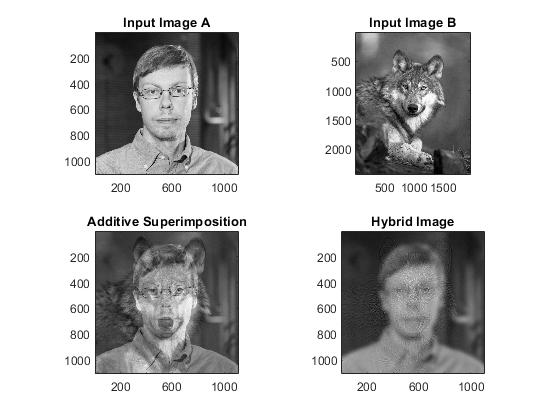
%> input picture Assignments/Assignment_3/Part2_fotos.jpg, 560 x 420 px
$ octave --eval "result = pyr_expand(imread('Part2_fotos.jpg'));"   (GNU Octave 9; MATLAB toolbox functions it lacks are replaced by stand-ins)
%> lines starting %> are read from the running program, lines starting %| are printed output that depends on the picture
function [ imgout ] = pyr_expand( img )
kernel_width = 5;
kernel1d = [.25-.375/2 .25 .375 .25 .25-.375/2];
kernel = kron(kernel1d,kernel1d')*4;
kernel00 = kernel(1:2:kernel_width,1:2:kernel_width);
kernel01 = kernel(1:2:kernel_width,2:2:kernel_width);
kernel10 = kernel(2:2:kernel_width,1:2:kernel_width);
kernel11 = kernel(2:2:kernel_width,2:2:kernel_width);
img = im2double(img);
dimensione = size(img(:,:,1));
%> dimensione = [420 560]
dim = dimensione*2-1;
%> dim = [839 1119]
imgout = zeros(dim(1),dim(2),size(img,3));
%> imgout: size 839x1119x3 double; every value is 0
for p = 1:size(img,3)
	img1 = img(:,:,p);
	img1ph = padarray(img1,[0 1],'replicate','both');
	img1pv = padarray(img1,[1 0],'replicate','both');
	img00 = imfilter(img1,kernel00,'replicate','same');
	img01 = conv2(img1pv,kernel01,'valid');
	img10 = conv2(img1ph,kernel10,'valid');
	img11 = conv2(img1,kernel11,'valid');
	imgout(1:2:dim(1),1:2:dim(2),p) = img00;
	imgout(2:2:dim(1),1:2:dim(2),p) = img10;
	imgout(1:2:dim(1),2:2:dim(2),p) = img01;
	imgout(2:2:dim(1),2:2:dim(2),p) = img11;
end
%> this loop made 3 passes
%> pass 1, in pyr_expand, `img1ph = padarray(img1,[0 1],'replicate','both');`:
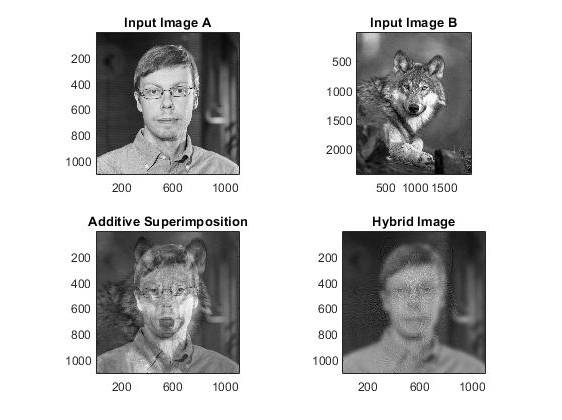
%> img1ph: size 420x562 double; min 0, max 1, mean 0.781
%> pass 1, in pyr_expand, `img1pv = padarray(img1,[1 0],'replicate','both');`:
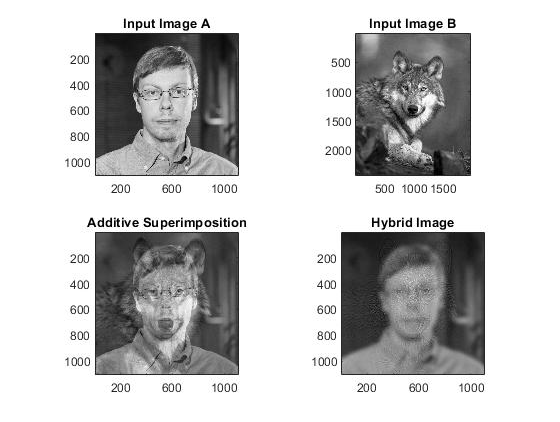
%> img1pv: size 422x560 double; min 0, max 1, mean 0.781
%> after the loop:
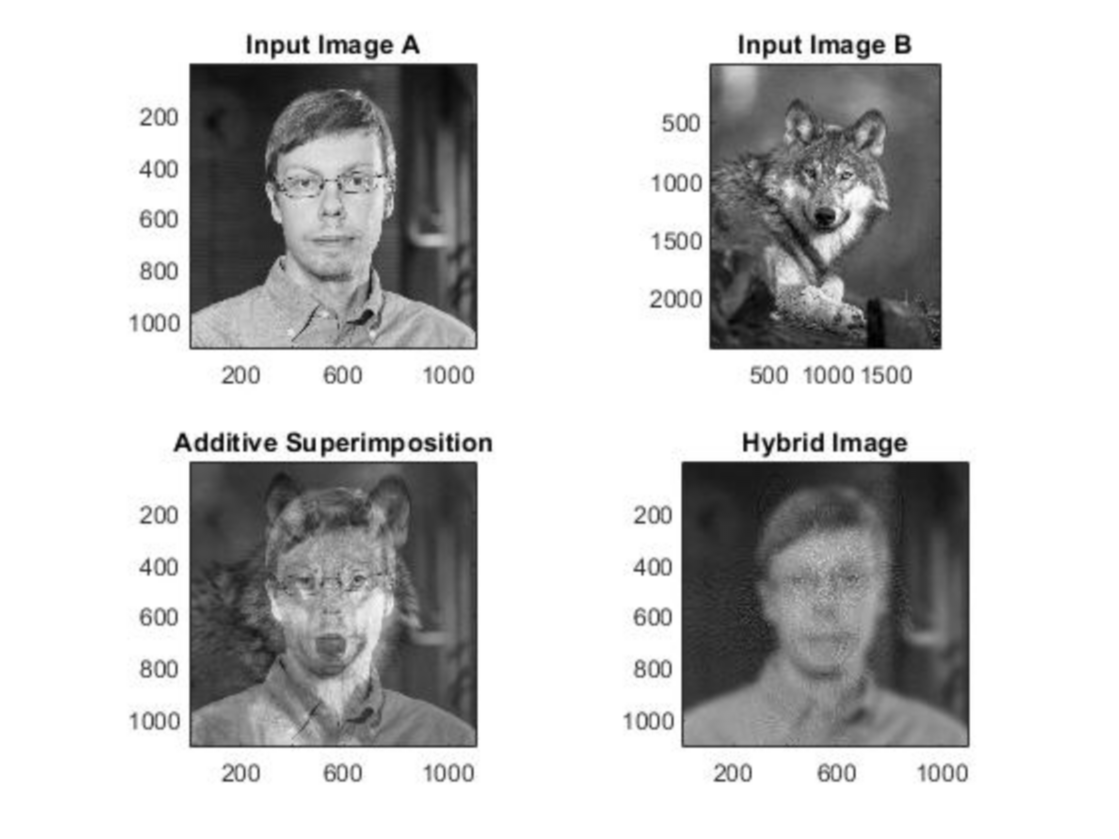
%> imgout: size 839x1119x3 double; min 0.00294, max 1, mean 0.779
end

$ run again, on Assignments/Assignment_3/Part1_ass.jpg
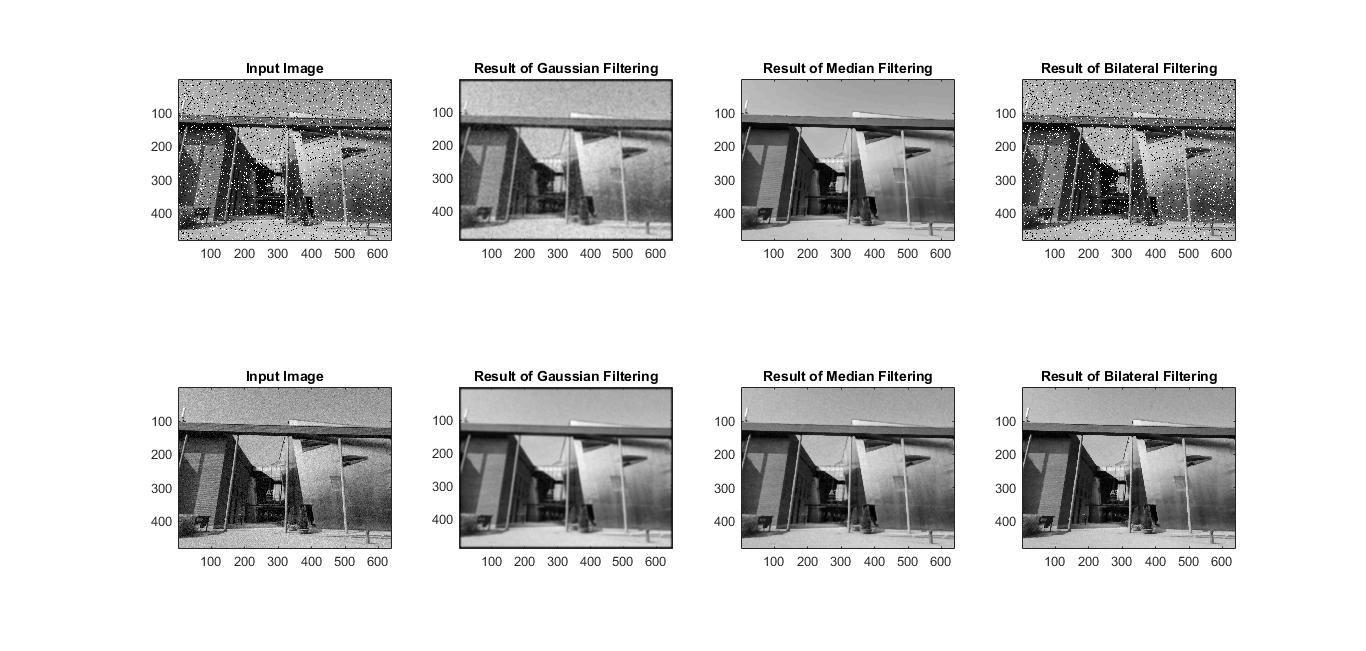
%> input picture Assignments/Assignment_3/Part1_ass.jpg, 1366 x 651 px
%> dimensione = [651 1366]
%> dim = [1301 2731]
%> the loop in pyr_expand, `for p = 1:size(img,3)` made 3 passes
%> pass 1, in pyr_expand, `img1pv = padarray(img1,[1 0],'replicate','both');`:
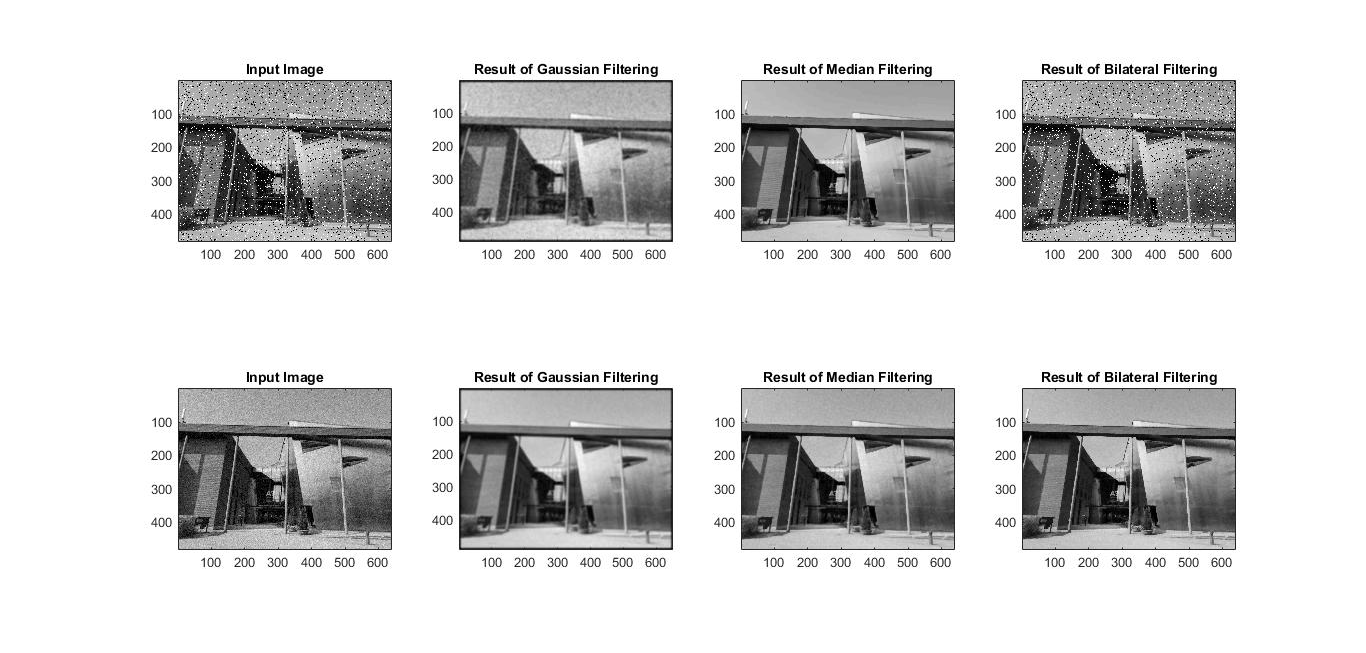
%> img1pv: size 653x1366 double; min 0, max 1, mean 0.83

$ run again, on Assignments/Assignment_3/es3_part1.jpg
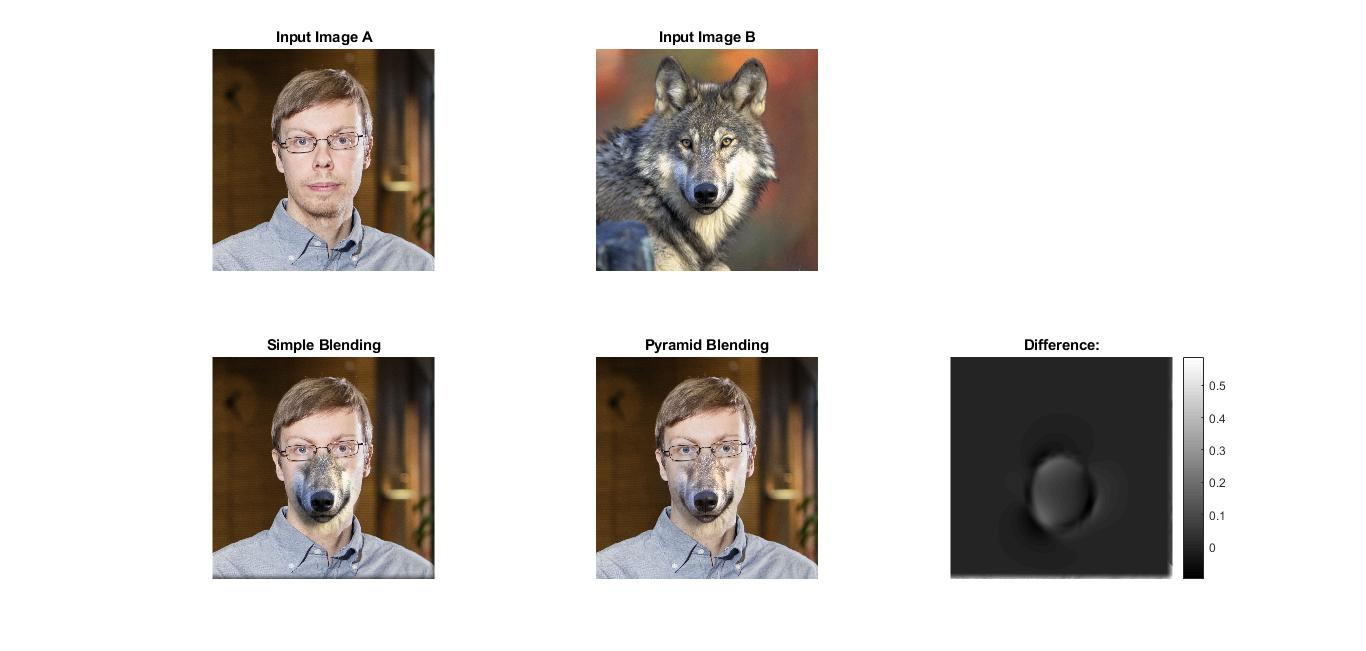
%> input picture Assignments/Assignment_3/es3_part1.jpg, 1366 x 651 px
%> dimensione = [651 1366]
%> dim = [1301 2731]
%> the loop in pyr_expand, `for p = 1:size(img,3)` made 3 passes
%> pass 1, in pyr_expand, `img1 = img(:,:,p);`:
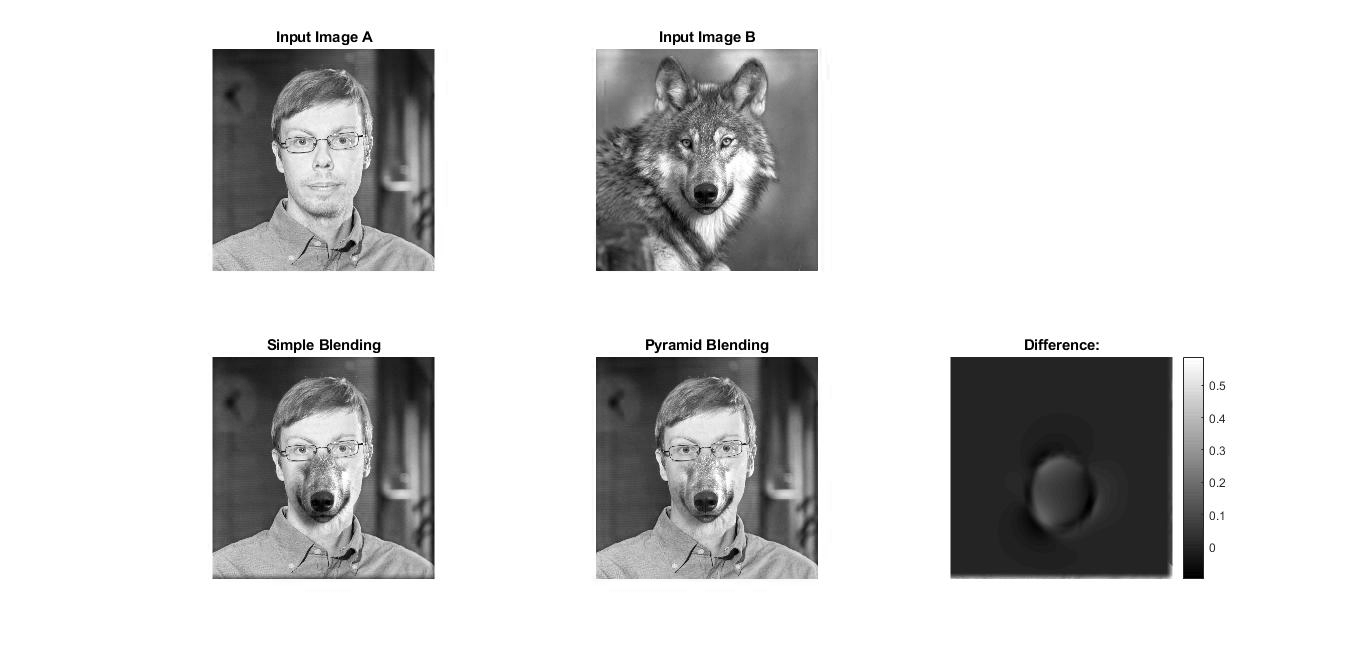
%> img1: size 651x1366 double; min 0, max 1, mean 0.828
